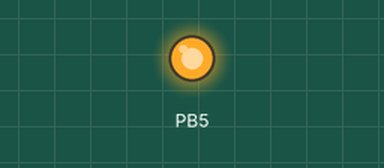
A program run on a simulated ATmega328P, built with avr-gcc and emulated at 10 MHz. Parts: output pins drawn as LEDs (lit = HIGH).

Above: at 1.0 s.
At 5.5 s:
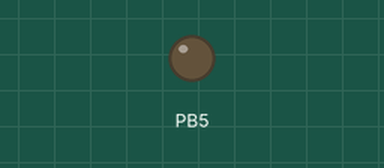
Timing chart, 0 to 6.9 s (numbered marks = the images above):
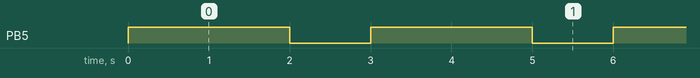

The program:

blink4.c
```c
//blink LED Arduino Duemilanove
//2010.08.03 Masamichi Shimosaka
//2017.10.02 Ryuma Niiyama

#define F_CPU 10000000UL
#include <avr/io.h>
#include <util/delay.h>

int main(int argc, char* argv[])
{
	unsigned char on, off;
	DDRB = 0b00100000;
	on = 0b00100000;
	off = 0b00000000;

	while(1) {
		PORTB = on;
		_delay_ms(2000.0);
		PORTB = off;
		_delay_ms(1000.0);
	}

	return 0;
}
```

Measured:
- by itself, PB5: alternates HIGH for 2.0 s and LOW for 1.0 s
